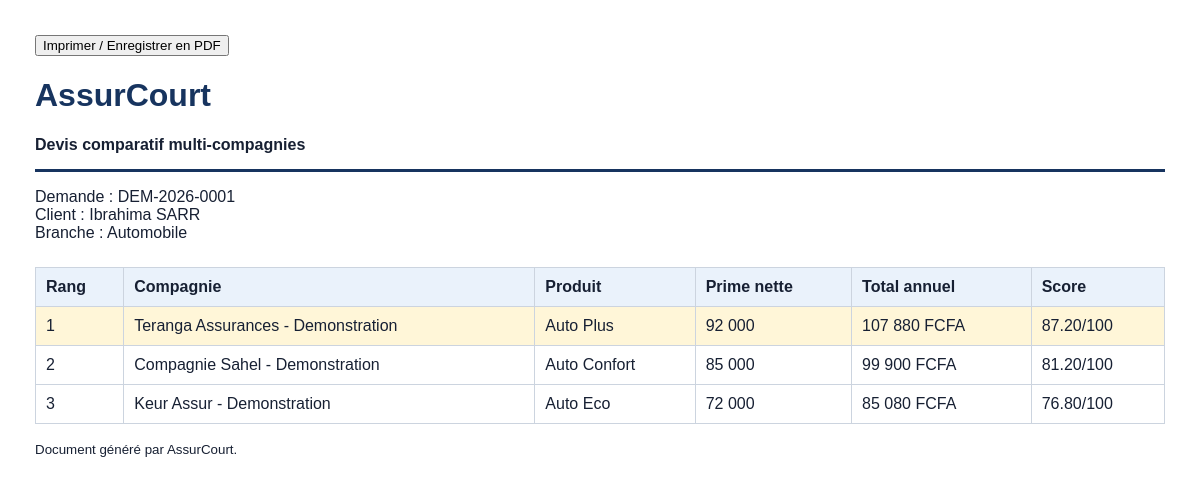
Page /public/devis/imprimer.php?id=1 (signed in) on the committed database.
### tables this page shows
CREATE TABLE demandes_devis (
    id BIGINT UNSIGNED AUTO_INCREMENT PRIMARY KEY,
    client_id BIGINT UNSIGNED NOT NULL,
    agent_id BIGINT UNSIGNED NOT NULL,
    categorie_id BIGINT UNSIGNED NOT NULL,
    numero_demande VARCHAR(40) NOT NULL UNIQUE,
    description_besoin TEXT NULL,
    budget_maximum DECIMAL(15,2) NULL,
    date_effet_souhaitee DATE NOT NULL,
    statut ENUM('brouillon','complete','comparee','recommandee','convertie','expiree','annulee') NOT NULL DEFAULT 'brouillon',
    date_demande DATETIME NOT NULL DEFAULT CURRENT_TIMESTAMP,
    date_expiration DATE NULL,
    INDEX idx_demande_filtres (categorie_id, statut, date_demande),
    CONSTRAINT fk_demande_client FOREIGN KEY (client_id) REFERENCES clients(id),
    CONSTRAINT fk_demande_agent FOREIGN KEY (agent_id) REFERENCES utilisateurs(id),
    CONSTRAINT fk_demande_categorie FOREIGN KEY (categorie_id) REFERENCES categories_risque(id)
);

CREATE TABLE categories_risque (
    id BIGINT UNSIGNED AUTO_INCREMENT PRIMARY KEY,
    code VARCHAR(30) NOT NULL UNIQUE,
    libelle VARCHAR(100) NOT NULL,
    description TEXT NULL
);

CREATE TABLE offres_devis (
    id BIGINT UNSIGNED AUTO_INCREMENT PRIMARY KEY,
    demande_id BIGINT UNSIGNED NOT NULL,
    produit_id BIGINT UNSIGNED NOT NULL,
    numero_offre VARCHAR(40) NOT NULL UNIQUE,
    prime_nette DECIMAL(15,2) NOT NULL,
    taxes DECIMAL(15,2) NOT NULL DEFAULT 0,
    frais DECIMAL(15,2) NOT NULL DEFAULT 0,
    prime_totale DECIMAL(15,2) NOT NULL,
    score_prix DECIMAL(5,2) NOT NULL DEFAULT 0,
    score_garanties DECIMAL(5,2) NOT NULL DEFAULT 0,
    score_franchise DECIMAL(5,2) NOT NULL DEFAULT 0,
    score_global DECIMAL(5,2) NOT NULL DEFAULT 0,
    date_calcul DATETIME NOT NULL DEFAULT CURRENT_TIMESTAMP,
    date_validite DATE NOT NULL,
    statut ENUM('valide','retenue','rejetee','expiree') NOT NULL DEFAULT 'valide',
    UNIQUE KEY uq_offre_demande_produit (demande_id, produit_id),
    INDEX idx_offre_classement (demande_id, score_global, prime_totale),
    CONSTRAINT fk_offre_demande FOREIGN KEY (demande_id) REFERENCES demandes_devis(id) ON DELETE CASCADE,
    CONSTRAINT fk_offre_produit FOREIGN KEY (produit_id) REFERENCES produits_assurance(id)
);

CREATE TABLE compagnies (
    id BIGINT UNSIGNED AUTO_INCREMENT PRIMARY KEY,
    code VARCHAR(20) NOT NULL UNIQUE,
    raison_sociale VARCHAR(190) NOT NULL,
    email VARCHAR(190) NULL,
    telephone VARCHAR(30) NULL,
    adresse VARCHAR(255) NULL,
    contact_commercial VARCHAR(190) NULL,
    statut ENUM('active','inactive') NOT NULL DEFAULT 'active',
    date_partenariat DATE NULL,
    created_at TIMESTAMP NOT NULL DEFAULT CURRENT_TIMESTAMP
);

CREATE TABLE produits_assurance (
    id BIGINT UNSIGNED AUTO_INCREMENT PRIMARY KEY,
    compagnie_id BIGINT UNSIGNED NOT NULL,
    categorie_id BIGINT UNSIGNED NOT NULL,
    code_produit VARCHAR(40) NOT NULL UNIQUE,
    nom VARCHAR(190) NOT NULL,
    description TEXT NULL,
    prime_base DECIMAL(15,2) NOT NULL DEFAULT 0,
    prime_minimale DECIMAL(15,2) NOT NULL DEFAULT 0,
    duree_mois SMALLINT UNSIGNED NOT NULL DEFAULT 12,
    statut ENUM('actif','inactif') NOT NULL DEFAULT 'actif',
    date_debut_validite DATE NOT NULL,
    date_fin_validite DATE NULL,
    INDEX idx_produit_catalogue (compagnie_id, categorie_id, statut),
    CONSTRAINT fk_produit_compagnie FOREIGN KEY (compagnie_id) REFERENCES compagnies(id),
    CONSTRAINT fk_produit_categorie FOREIGN KEY (categorie_id) REFERENCES categories_risque(id)
);

### includes/helpers.php (called while the page is built, shortened)
<?php
function e(?string $value): string
{
    return htmlspecialchars($value ?? '', ENT_QUOTES | ENT_SUBSTITUTE, 'UTF-8');
}

### public/devis/imprimer.php (the view)
<?php
require_once __DIR__.'/../../includes/bootstrap.php';require_roles(['ADMIN','RESPONSABLE','AGENT']);$db=Database::connection();$id=(int)($_GET['id']??0);$s=$db->prepare("SELECT d.numero_demande,d.date_demande,cr.libelle categorie,COALESCE(c.raison_sociale,CONCAT(c.prenom,' ',c.nom)) client FROM demandes_devis d JOIN clients c ON c.id=d.client_id JOIN categories_risque cr ON cr.id=d.categorie_id WHERE d.id=?");$s->execute([$id]);$d=$s->fetch()?:exit('Demande introuvable.');$s=$db->prepare("SELECT co.raison_sociale,p.nom,o.* FROM offres_devis o JOIN produits_assurance p ON p.id=o.produit_id JOIN compagnies co ON co.id=p.compagnie_id WHERE o.demande_id=? ORDER BY o.score_global DESC");$s->execute([$id]);$rows=$s->fetchAll();audit('IMPRESSION_PDF','demande_devis',$id);?><!doctype html><html lang="fr"><head><meta charset="utf-8"><title>Devis <?= e($d['numero_demande']) ?></title><style>body{font-family:Arial;color:#172033;margin:35px}header{border-bottom:3px solid #17345f;padding-bottom:15px}h1{color:#17345f}table{width:100%;border-collapse:collapse;margin-top:25px}th,td{border:1px solid #ccd4df;padding:10px;text-align:left}th{background:#eaf2fb}.best{background:#fff6d8}@media print{button{display:none}}</style></head><body><button onclick="window.print()">Imprimer / Enregistrer en PDF</button><header><h1>AssurCourt</h1><strong>Devis comparatif multi-compagnies</strong></header><p>Demande : <?= e($d['numero_demande']) ?><br>Client : <?= e($d['client']) ?><br>Branche : <?= e($d['categorie']) ?></p><table><thead><tr><th>Rang</th><th>Compagnie</th><th>Produit</th><th>Prime nette</th><th>Total annuel</th><th>Score</th></tr></thead><tbody><?php foreach($rows as $i=>$r): ?><tr class="<?= $i===0?'best':'' ?>"><td><?= $i+1 ?></td><td><?= e($r['raison_sociale']) ?></td><td><?= e($r['nom']) ?></td><td><?= number_format((float)$r['prime_nette'],0,',',' ') ?></td><td><?= number_format((float)$r['prime_totale'],0,',',' ') ?> FCFA</td><td><?= e((string)$r['score_global']) ?>/100</td></tr><?php endforeach ?></tbody></table><p><small>Document généré par AssurCourt.</small></p></body></html>

### public/devis/imprimer.php (style rules this page uses)
body { font-family:Arial;color:#172033;margin:35px }
header { border-bottom:3px solid #17345f;padding-bottom:15px }
h1 { color:#17345f }
table { width:100%;border-collapse:collapse;margin-top:25px }
th,td { border:1px solid #ccd4df;padding:10px;text-align:left }
th { background:#eaf2fb }
.best { background:#fff6d8 }

### rows in the picture
demandes_devis: numero_demande "DEM-2026-0001", categorie.libelle "Automobile"
offres_devis: compagnies.raison_sociale "Teranga Assurances - Demonstration", produit.nom "Auto Plus", prime_nette "92 000", prime_totale "107 880", score_global "87.20"
offres_devis: compagnies.raison_sociale "Compagnie Sahel - Demonstration", produit.nom "Auto Confort", prime_nette "85 000", prime_totale "99 900", score_global "81.20"
offres_devis: compagnies.raison_sociale "Keur Assur - Demonstration", produit.nom "Auto Eco", prime_nette "72 000", prime_totale "85 080", score_global "76.80"

### other values in the picture
$d['client'] "Ibrahima SARR"
